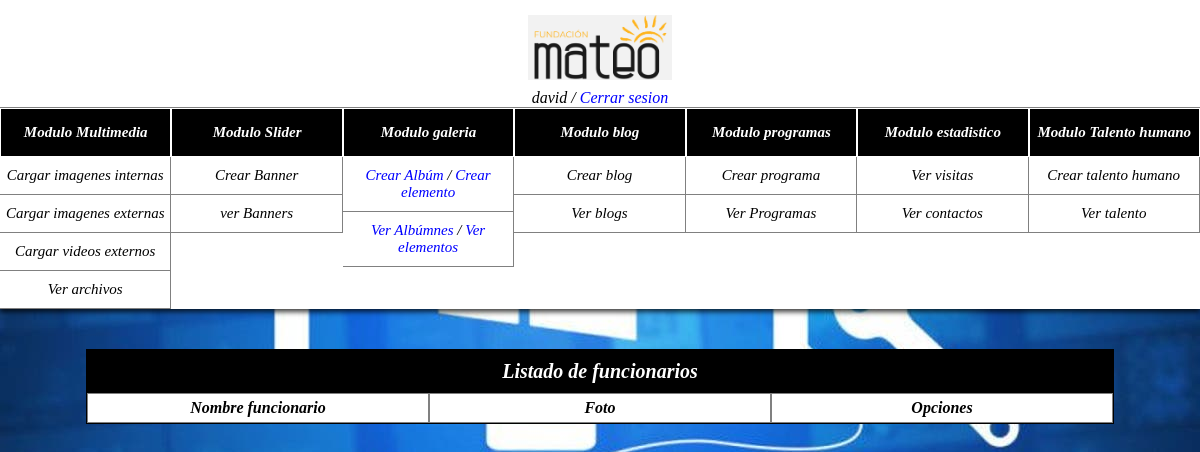
/index.php/talento/listar_talentos (signed in), run on an earlier commit of the app's database.
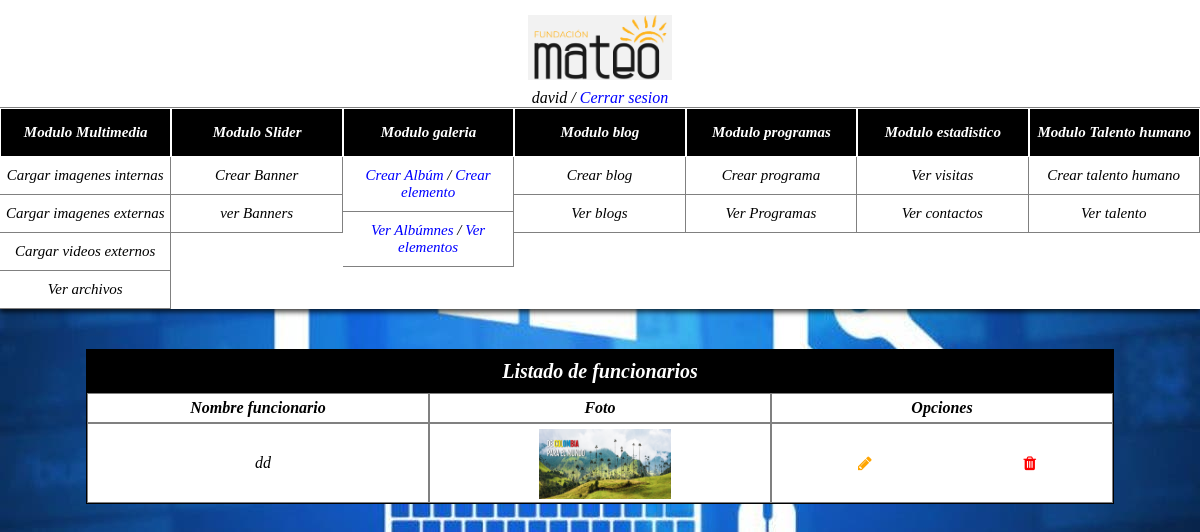
And on a later commit of the database.
### tables this page shows
CREATE TABLE `personal` (
  `personal_id` int(11) NOT NULL,
  `personal_nombre` varchar(50) NOT NULL,
  `personal_cargo` varchar(50) NOT NULL,
  `perfil_profesional` varchar(1000) NOT NULL,
  `personal_foto` varchar(500) NOT NULL,
  `link_facebook` varchar(500) NOT NULL,
  `link_instagram` varchar(500) NOT NULL,
  `link_twitter` varchar(500) NOT NULL,
  `tipo_portada` varchar(2) NOT NULL
);

### application/controllers/Talento.php (called while the page is built, shortened)
<?php
include_once "application/models/personal_model.php";
class Talento extends CI_Controller {
	public function listar_talentos()
	{
		if (isset($_SESSION['usuario']))
		{
		$this->load->view('listar_talentos');
		}else{
			echo '<script>alert("Su sesión termino");</script>';
			echo '<script>
			window.location.href = "../panel/inicio";
			</script>';
		}
	}
	public function consultar_personal(){
		$instancia = new Personal_model();
		$peticion_select = $instancia -> consultar_personal();
		return $peticion_select;
	}
}

### index.php (called while the page is built, shortened)
<?php
require_once BASEPATH.'core/CodeIgniter.php';

### application/controllers/select_controller.php (called while the page is built, shortened)
<?php
include_once "Talento.php";
class Select_controller{
	public function listar_personal(){
		$instancia = new Talento();
		$peticion_select = $instancia -> consultar_personal();
		return $peticion_select;
	}
}
?>

### application/models/personal_model.php (called while the page is built, shortened)
<?php
class Personal_model{
	public function consultar_personal(){
		$instancia_conexion = new Conexion();
		$pdo = $instancia_conexion -> obtener_conexion();
		$sql = $pdo->prepare('SELECT * FROM personal');
		$sql->execute();
		$resultado = $sql->fetchAll();
		return $resultado;
	}
}
?>

### application/views/listar_talentos.php (the view, shortened to what this page needs)
<?php
include_once "application/controllers/select_controller.php";
$instancia = new Select_controller();
$peticion_select = $instancia -> listar_personal();
?>
<!DOCTYPE html>
<html lang="es">
<head>
  <link rel="stylesheet" href="../plantilla_back/css/personalizacion.css">
  <link rel="stylesheet" href="https://cdnjs.cloudflare.com/ajax/libs/font-awesome/4.7.0/css/font-awesome.min.css">
  <link rel="stylesheet" href="//cdn.jsdelivr.net/npm/alertifyjs@1.13.1/build/css/alertify.min.css"/>
</head>
<body>
  <div class="container">
    <?php
    include "header.php";
    ?>
    <div class="contenedor-dinamico-admin">
      <div class="contenedor-ajustado">
        <div class="contenedor-tabla">
          <div class="encabezado-formulario">
            Listado de funcionarios
          </div>
          <div class="table" id="encabezado_tabla">
            <div class="column-table-banner-encabezado encabezado-oculto" style="font-weight: 900;"><label>Nombre funcionario</label></div>
            <div class="column-table-banner-encabezado encabezado-oculto" style="font-weight: 900;"><label>Foto</label></div>
            <div class="column-table-banner-encabezado encabezado-oculto" style="font-weight: 900;"><label>Opciones</label></div>
          </div>
          <div class="table" id="resultados">
            <?php
            foreach($peticion_select as $personal){
              echo '<div class="column-table-banner"><label style="margin:auto;">'.$personal['personal_nombre'].'</label></div>
              <div class="column-table-banner-encabezado encabezado-visible" style="font-weight: 900;"><label>Foto</label></div>
              <div class="column-table-banner"><img id="'.$personal['tipo_portada'].'" src="'.$personal['personal_foto'].'" class="img-archivo" style="width:40%;"></div>
              <div class="column-table-banner-encabezado encabezado-visible" style="font-weight: 900;"><label>Opciones</label></div>
              <div class="column-table-banner"><i class="fa fa-pencil btn-editar " id="'.$personal['personal_id'].'" style="color:orange; cursor:pointer; margin:auto;"></i><i class="fa fa-trash btn-eliminar-slider" id="'.$personal['personal_id'].'" style="color:red; cursor:pointer; margin:auto;"></i></div>
              ';
            }
            ?>
          </div>
        </div>
      </div>
    </div>
  </div>
</body>
</html>

What changed in the data, as far as the page shows it:
added personal: personal_nombre "dd", personal_foto (picture)
